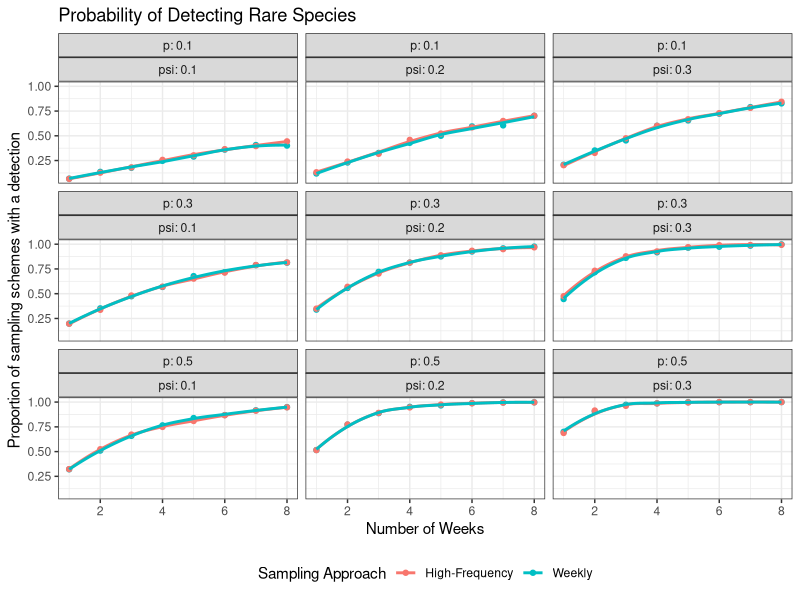
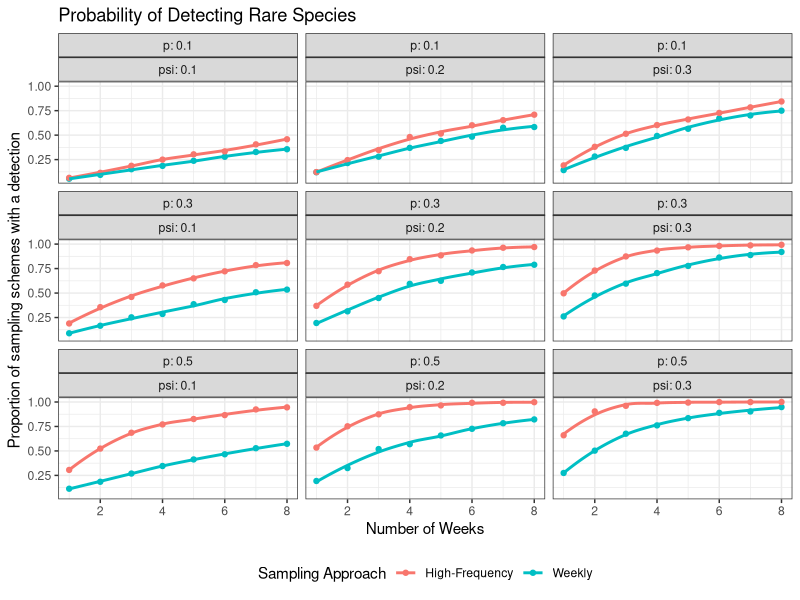

Recreate these plots in R, in order.
## ---- chunk 1
library(tidyverse)
library(arm)
## ---- chunk 2
sim1a <- function(num_sims, Num_T, psi, p, sampling_interval){
  num_collections <- Num_T / sampling_interval
  num_replicates <- Num_T / num_collections
  detect_freq <- data.frame(matrix(0, num_sims, 2))
  colnames(detect_freq) <- c('Conv','HF')

  if (!(num_replicates %% 1 == 0 & num_collections %% 1 == 0)) stop('replicates are not equal across sampling events')

  for (i in 1:num_sims){
    # sim latent occupancy
    Z <- rbinom(Num_T, 1, psi)

    # high-frequency detection
    Y_hf <- rbinom(Num_T, 1, Z * p)

    # conventional detection
    Y_conv <- rbinom(num_collections, num_replicates, p * Z[seq(from = 1, to = Num_T, by = sampling_interval)])

    detect_freq[i,] <- c(sum(Y_conv / Num_T), sum(Y_hf / Num_T))
  }
  return(colMeans(detect_freq > 0))
}

sim1b <- function(num_sims, Num_T, psi, p, sampling_interval){
  num_collections <- Num_T / sampling_interval
  num_replicates <- Num_T / num_collections
  detect_freq <- data.frame(matrix(0, num_sims, 2))
  colnames(detect_freq) <- c('Conv','HF')

  if (!(num_replicates %% 1 == 0 & num_collections %% 1 == 0)) stop('replicates are not equal across sampling events')

  for (i in 1:num_sims){
    # sim latent occupancy
    Z <- rbinom(Num_T, 1, psi)

    # high-frequency detection
    Y_hf <- rbinom(Num_T, 1, Z * p)

    # conventional detection
    Y_conv <- rbinom(Num_T, 1, Z * p)

    detect_freq[i,] <- c(sum(Y_conv / Num_T), sum(Y_hf / Num_T))
  }
  return(colMeans(detect_freq > 0))
}

## ---- chunk 3
# initialize
num_sims <- 1000
Num_T <- rep(c(7, 14, 21, 28, 35, 42, 49, 56), 9)
psi <- rep(c(.1, .2, .3), each =24)
p <- rep(c(.1,.3,.5), 24)
sampling_interval <- 7


probs_out <- matrix(0, length(Num_T), 2)

for (sims in 1:length(Num_T)){
  probs_out[sims,] <- sim1b(num_sims, Num_T[sims], psi[sims], p[sims], sampling_interval)
}

tibble(vals = c(probs_out), 
       sample_method = rep(c('Weekly','High-Frequency'), each = length(Num_T)), 
       num_weeks = rep(Num_T/sampling_interval, 2),
       psi = rep(psi,2), p = rep(p,2)) %>% 
  ggplot(aes(y = vals, x = num_weeks, color = sample_method)) + 
  geom_point() + theme_bw() + xlab('Number of Weeks') + 
  ylab('Proportion of sampling schemes with a detection') + 
  ggtitle('Probability of Detecting Rare Species') + 
  geom_smooth(method = 'loess', formula = 'y~x', se = F) +
  facet_wrap(p ~ psi, labeller = "label_both") +
  theme(legend.position = 'bottom') + 
  labs(color = "Sampling Approach")
## ---- chunk 4
sim2 <- function(num_sims, Num_T, psi, p, sampling_interval){
  num_collections <- Num_T / sampling_interval
  num_replicates <- Num_T / num_collections
  detect_freq <- data.frame(matrix(0, num_sims, 2))
  colnames(detect_freq) <- c('Conv','HF')

  if (!(num_replicates %% 1 == 0 & num_collections %% 1 == 0)) stop('replicates are not equal across sampling events')

  for (i in 1:num_sims){
    # sim latent occupancy
    Z <- rbinom(Num_T, 1, psi)

    eta_0 <- logit(p)
    diff_vec <- rep(0, Num_T)
    eta_vec <- rep(eta_0, Num_T)
    p_vec <- rep(arm::invlogit(eta_0), Num_T)
    for (t in 2:Num_T){
        diff_vec[t] <- .5 * diff_vec[t-1] + rnorm(1,0,.3) 
        eta_vec[t] <- eta_0 + diff_vec[t]
        p_vec[t] <- invlogit(eta_vec[t])
    }
    
    # high-frequency detection
    Y_hf <- rbinom(Num_T, 1, Z * p_vec)

    # conventional detection
    Y_conv <- rbinom(num_collections, num_replicates, 
                     p_vec[seq(from = 1, to = Num_T, by = sampling_interval)] * Z[seq(from = 1, to = Num_T, by = sampling_interval)])

    detect_freq[i,] <- c(sum(Y_conv / Num_T), sum(Y_hf / Num_T))
  }
  return(colMeans(detect_freq > 0))
}
## ---- chunk 5
# initialize
num_sims <- 1000
Num_T <- rep(c(7, 14, 21, 28, 35, 42, 49, 56), 9)
psi <- rep(c(.1, .2, .3), each =24)
p <- rep(c(.1,.3,.5), 24)
sampling_interval <- 7


probs_out <- matrix(0, length(Num_T), 2)

for (sims in 1:length(Num_T)){
  probs_out[sims,] <- sim2(num_sims, Num_T[sims], psi[sims], p[sims], sampling_interval)
}

tibble(vals = c(probs_out), 
       sample_method = rep(c('Weekly','High-Frequency'), each = length(Num_T)), 
       num_weeks = rep(Num_T/sampling_interval, 2),
       psi = rep(psi,2), p = rep(p,2)) %>% 
  ggplot(aes(y = vals, x = num_weeks, color = sample_method)) + 
  geom_point() + theme_bw() + xlab('Number of Weeks') + 
  ylab('Proportion of sampling schemes with a detection') + 
  ggtitle('Probability of Detecting Rare Species') + 
  geom_smooth(method = 'loess', formula = 'y~x', se = F) +
  facet_wrap(p ~ psi, labeller = "label_both") +
  theme(legend.position = 'bottom') + 
  labs(color = "Sampling Approach")
